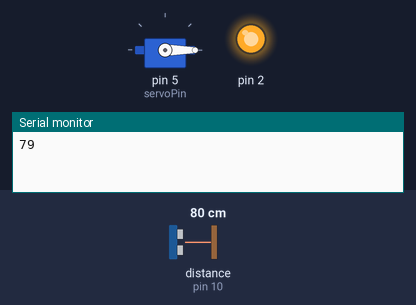
Recording of a sketch running on a simulated Arduino Uno, built with avr-gcc and run on an emulated ATmega328P. On the bench: servo, output pins drawn as LEDs (lit = HIGH), the last lines printed to the serial monitor. Wiring (inferred from the names in the program): ultrasonic range finder: trigger pin 9; echo pin 10. The inputs (shaded band) are chosen by the test bench; at power-on: distance to the obstacle (sensor on pin 10) 80 cm. The echo pulse lasts 58.3 µs per cm; pins used as bus, display or sensor lines are not drawn.

Above: at 0.1 s.
At 19.8 s:
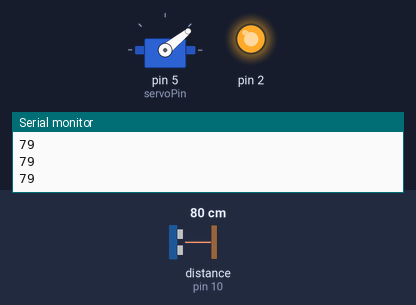
At 29.4 s:
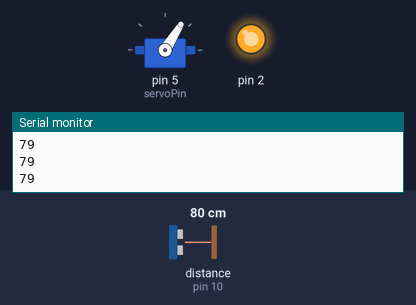
At 39.5 s:
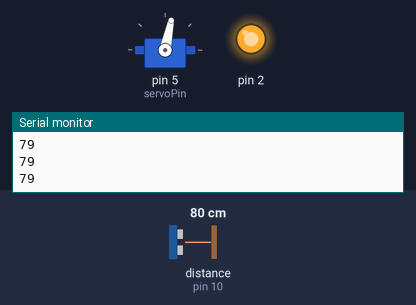
Timing chart, 0 to 40.0 s (numbered marks = the images above):
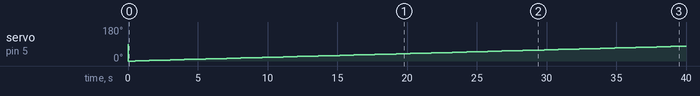

Measured:
- by itself, servo on pin 5 (servoPin): 90° → 0° at 0.01 s, → 1° 0.51 s later, → 2° 0.51 s later, → 3° 0.51 s later, … (80 changes in this stretch)

The sketch:

mapeo.ino
```cpp
#include <Servo.h>
Servo myservo;

#define trigPin 9
#define echoPin 10
#define servoPin 5

int pos = 0;
int direccion = 1;
void setup() {
  pinMode(2, OUTPUT);
  digitalWrite(2, HIGH);

  pinMode(trigPin, OUTPUT);
  pinMode(echoPin, INPUT);

 myservo.attach(servoPin);
 Serial.begin(19200);
}

void loop() {


  //Serial.print("->");
   long duracion, distancia ;

  digitalWrite(trigPin, LOW);        // Nos aseguramos de que el trigger está desactivado
  delayMicroseconds(2);              // Para asegurarnos de que el trigger esta LOW
  digitalWrite(trigPin, HIGH);       // Activamos el pulso de salida
  delayMicroseconds(10);             // Esperamos 10µs. El pulso sigue active este tiempo
  digitalWrite(trigPin, LOW);        // Cortamos el pulso y a esperar el echo

  duracion = pulseIn(echoPin, HIGH) ;
  distancia = duracion / 2 / 29.1  ;

if (distancia > 450) distancia = 450;
myservo.write(pos);
  //Serial.print(pos);
  //Serial.print("-");
  Serial.println(distancia);

  if (direccion == 1) pos++;
  if (direccion == 2) pos--;

  if (pos == 0) direccion = 1;
  if (pos == 180) direccion = 2;
  delay(500);
}
```
